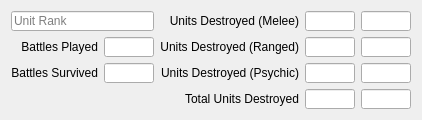
                <widget class="QWidget" name="detailed_stats_tab">
                 <attribute name="title">
                  <string>Detailed Stats</string>
                 </attribute>
                 <layout class="QGridLayout" name="gridLayout_6">
                  <item row="0" column="0" colspan="2">
                   <widget class="QLineEdit" name="lineEdit">
                    <property name="maximumSize">
                     <size>
                      <width>180</width>
                      <height>20</height>
                     </size>
                    </property>
                    <property name="placeholderText">
                     <string>Unit Rank</string>
                    </property>
                   </widget>
                  </item>
                  <item row="0" column="2">
                   <widget class="QLabel" name="units_killed_melee_label">
                    <property name="maximumSize">
                     <size>
                      <width>160</width>
                      <height>20</height>
                     </size>
                    </property>
                    <property name="text">
                     <string>Units Destroyed (Melee)</string>
                    </property>
                    <property name="alignment">
                     <set>Qt::AlignRight|Qt::AlignTrailing|Qt::AlignVCenter</set>
                    </property>
                   </widget>
                  </item>
                  <item row="0" column="3">
                   <widget class="QLineEdit" name="units_killed_melee_last_line">
                    <property name="maximumSize">
                     <size>
                      <width>50</width>
                      <height>20</height>
                     </size>
                    </property>
                   </widget>
                  </item>
                  <item row="0" column="4">
                   <widget class="QLineEdit" name="units_killed_melee_total_line">
                    <property name="maximumSize">
                     <size>
                      <width>50</width>
                      <height>20</height>
                     </size>
                    </property>
                   </widget>
                  </item>
                  <item row="1" column="0">
                   <widget class="QLabel" name="battles_played_label">
                    <property name="maximumSize">
                     <size>
                      <width>110</width>
                      <height>20</height>
                     </size>
                    </property>
                    <property name="text">
                     <string>Battles Played</string>
                    </property>
                    <property name="alignment">
                     <set>Qt::AlignRight|Qt::AlignTrailing|Qt::AlignVCenter</set>
                    </property>
                   </widget>
                  </item>
                  <item row="1" column="1">
                   <widget class="QLineEdit" name="battles_played_line">
                    <property name="maximumSize">
                     <size>
                      <width>50</width>
                      <height>20</height>
                     </size>
                    </property>
                   </widget>
                  </item>
                  <item row="1" column="2">
                   <widget class="QLabel" name="units_killed_ranged_label">
                    <property name="maximumSize">
                     <size>
                      <width>160</width>
                      <height>20</height>
                     </size>
                    </property>
                    <property name="text">
                     <string>Units Destroyed (Ranged)</string>
                    </property>
                    <property name="alignment">
                     <set>Qt::AlignRight|Qt::AlignTrailing|Qt::AlignVCenter</set>
                    </property>
                   </widget>
                  </item>
                  <item row="1" column="3">
                   <widget class="QLineEdit" name="units_killed_ranged_last_line">
                    <property name="maximumSize">
                     <size>
                      <width>50</width>
                      <height>20</height>
                     </size>
                    </property>
                   </widget>
                  </item>
                  <item row="1" column="4">
                   <widget class="QLineEdit" name="units_killed_ranged_total_line">
                    <property name="maximumSize">
                     <size>
                      <width>50</width>
                      <height>20</height>
                     </size>
                    </property>
                   </widget>
                  </item>
                  <item row="2" column="0">
                   <widget class="QLabel" name="battles_played_label_2">
                    <property name="maximumSize">
                     <size>
                      <width>110</width>
                      <height>20</height>
                     </size>
                    </property>
                    <property name="text">
                     <string>Battles Survived</string>
                    </property>
                    <property name="alignment">
                     <set>Qt::AlignRight|Qt::AlignTrailing|Qt::AlignVCenter</set>
                    </property>
                   </widget>
                  </item>
                  <item row="2" column="1">
                   <widget class="QLineEdit" name="battles_survived_line">
                    <property name="maximumSize">
                     <size>
                      <width>50</width>
                      <height>20</height>
                     </size>
                    </property>
                   </widget>
                  </item>
                  <item row="2" column="2">
                   <widget class="QLabel" name="units_killed_psychic_label">
                    <property name="maximumSize">
                     <size>
                      <width>160</width>
                      <height>20</height>
                     </size>
                    </property>
                    <property name="text">
                     <string>Units Destroyed (Psychic)</string>
                    </property>
                    <property name="alignment">
                     <set>Qt::AlignRight|Qt::AlignTrailing|Qt::AlignVCenter</set>
                    </property>
                   </widget>
                  </item>
                  <item row="2" column="3">
                   <widget class="QLineEdit" name="units_killed_psychic_last_line">
                    <property name="maximumSize">
                     <size>
                      <width>50</width>
                      <height>20</height>
                     </size>
                    </property>
                   </widget>
                  </item>
                  <item row="2" column="4">
                   <widget class="QLineEdit" name="units_killed_psychic_total_line">
                    <property name="maximumSize">
                     <size>
                      <width>50</width>
                      <height>20</height>
                     </size>
                    </property>
                   </widget>
                  </item>
                  <item row="3" column="2">
                   <widget class="QLabel" name="tota_units_killed_label">
                    <property name="maximumSize">
                     <size>
                      <width>160</width>
                      <height>20</height>
                     </size>
                    </property>
                    <property name="text">
                     <string>Total Units Destroyed</string>
                    </property>
                    <property name="alignment">
                     <set>Qt::AlignRight|Qt::AlignTrailing|Qt::AlignVCenter</set>
                    </property>
                   </widget>
                  </item>
                  <item row="3" column="3">
                   <widget class="QLineEdit" name="all_units_killed_last_line">
                    <property name="maximumSize">
                     <size>
                      <width>50</width>
                      <height>20</height>
                     </size>
                    </property>
                   </widget>
                  </item>
                  <item row="3" column="4">
                   <widget class="QLineEdit" name="all_units_killed_total_line">
                    <property name="maximumSize">
                     <size>
                      <width>50</width>
                      <height>20</height>
                     </size>
                    </property>
                   </widget>
                  </item>
                 </layout>
                </widget>
